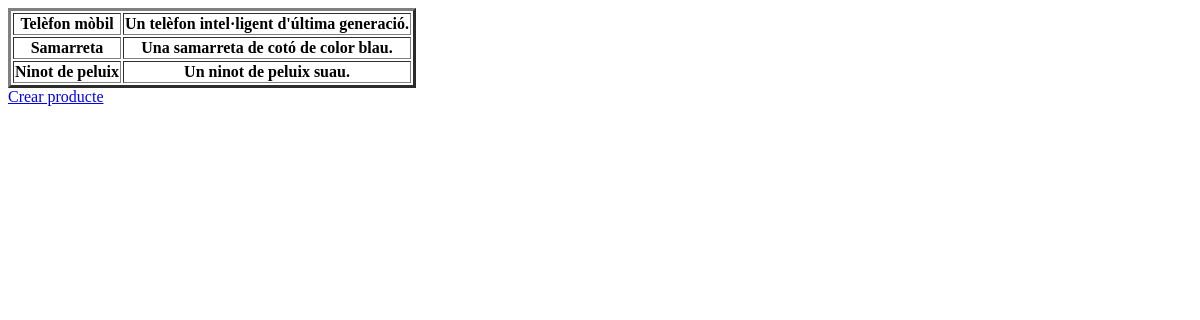
The app's page /products/list, older data.
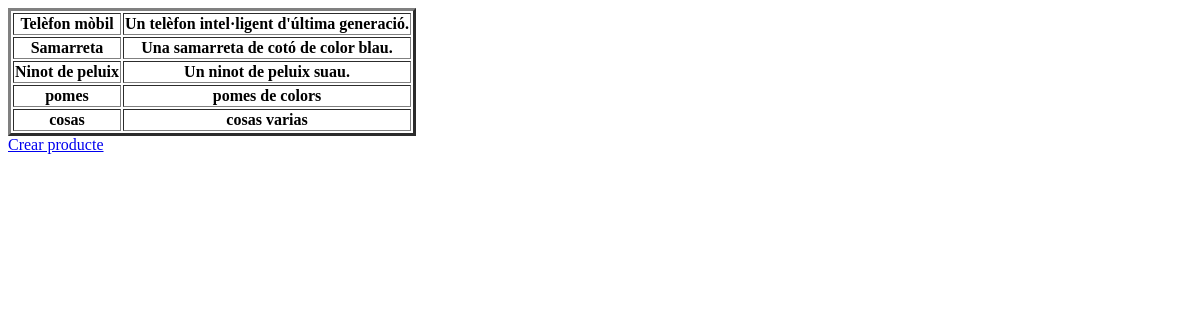
The same page, newer data.
### tables this page shows
CREATE TABLE "products" (
	"id"	INTEGER,
	"title"	TEXT,
	"description"	TEXT,
	"photo"	TEXT,
	"price"	DECIMAL (10, 2),
	"category_id"	INTEGER,
	"seller_id"	INTEGER,
	"created"	DATETIME,
	"updated"	DATETIME,
	PRIMARY KEY("id" AUTOINCREMENT),
	FOREIGN KEY("category_id") REFERENCES "categories"("id"),
	FOREIGN KEY("seller_id") REFERENCES "users"("id")
);

### app.py (the view)
@app.route('/products/list')
def productslist():
    products = query_db("select * from products")
    return render_template("/products/list.html", products = products)

### app.py (called while the page is built)
def get_db():
    db = getattr(g, '_database', None)
    if db is None:
        db = g._database = sqlite3.connect(DATABASE)
        db.row_factory = sqlite3.Row
    return db

def query_db(query, args=(), one=False):
    cur = get_db().execute(query, args)
    rv = cur.fetchall()
    cur.close()
    return (rv[0] if rv else None) if one else rv

### templates/products/list.html
<!DOCTYPE html>
<table border="3">
    {% for productes in products %}
    <tr>
        <th> {{ productes["title"] }} </th>
        <th> {{ productes["description"]}} </th>
    </tr>
    {% endfor %}
</table>
<a class="action" href="{{url_for('producstcreate')}}">Crear producte</a>

Row changes from the older to the newer data that the page shows:
added products: title "pomes", description "pomes de colors"
added products: title "cosas", description "cosas varias"
